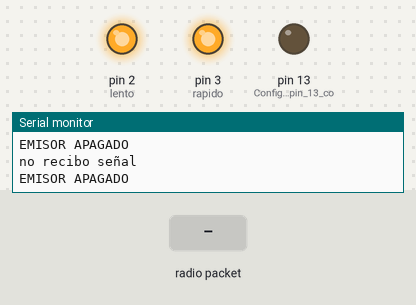
Bench run of a sketch on a simulated Arduino Uno, built with avr-gcc and run on an emulated ATmega328P. Parts: output pins drawn as LEDs (lit = HIGH), the last lines printed to the serial monitor. The inputs (shaded band) are chosen by the test bench. No radio packets arrive unless stated.

Above: at 1.2 s.
1.3 s: radio packet "1" arrives
At 2.0 s:
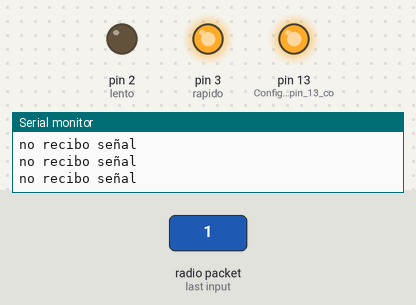
3.7 s: radio packet "2" arrives
At 4.4 s:
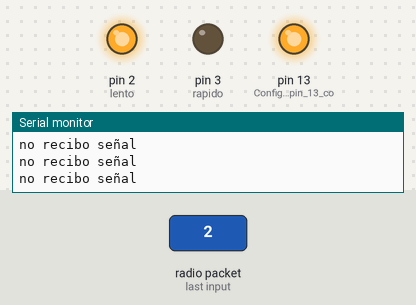
Timing chart, 0 to 6.7 s (numbered marks = the images above; inputs shaded):
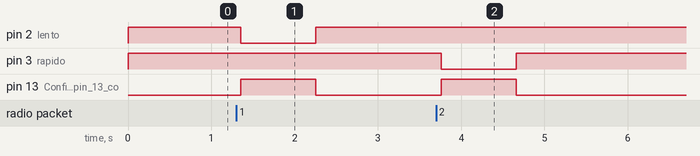

The sketch:

sketch_jul15b.ino
```cpp
// RECEPTOR (Chip grande)
#include <VirtualWire.h>
char *velocity = "";
//Creamos un mensaje
//La constante VW_MAX_MESSAGE_LEN viene definida en la libreria
byte message[VW_MAX_MESSAGE_LEN];
byte messageLength = VW_MAX_MESSAGE_LEN;
int noReceptionCounter =0;
const int receive_pin = 11, lento = 2, rapido = 3;
const char *lentoVal = "1", *rapidoVal = "2", *stopVal = "0";
void setup()
{
 Serial.begin(9600); //Iniciamos la comunicacion serial
  pinMode(13, OUTPUT); //Configuramos el pin 13 como salida
  pinMode(lento, OUTPUT); //Configuramos el pin 13 como salida
  pinMode(rapido, OUTPUT); //Configuramos el pin 13 como salida
  vw_set_rx_pin(receive_pin);
  vw_setup(2000);
  vw_rx_start();
  digitalWrite(lento,HIGH);// Apagamos lento
  digitalWrite(rapido,HIGH);// Apagamos rapido
}
void loop()
{
 if (vw_get_message(message, &messageLength))
 {
     if(comparar(stopVal) == 0){
        digitalWrite(13,LOW);// Apagamos led
        digitalWrite(lento,HIGH);// Apagamos lento
        digitalWrite(rapido,HIGH);// Apagamos rapido
        Serial.println("STOP");
     }
     else if(comparar(lentoVal) == 0)
     {
        digitalWrite(13,HIGH);// Apagamos led
        digitalWrite(lento,LOW);// Encendemos lento
        digitalWrite(rapido,HIGH);// Apagamos rapido
        Serial.println("LENTO");
     }
     else if(comparar(rapidoVal) == 0){
        digitalWrite(13,HIGH);// Apagamos led
        digitalWrite(lento,HIGH);// Apagamos lento
        digitalWrite(rapido,LOW);// Encendemos rapido
        Serial.println("RAPIDO");
     }
     else{
        digitalWrite(13,LOW);// Apagamos led
        digitalWrite(lento,HIGH);// Apagamos lento
        digitalWrite(rapido,HIGH);// Apagamos rapido
        Serial.println("MALA SEÑAL (CASO IMPOSIBLE CONTROLADO)");
     }
     noReceptionCounter =0;
 }
 else {
  Serial.println("no recibo señal");
  if(noReceptionCounter >= 5){
    digitalWrite(13,LOW);// Apagamos led
        digitalWrite(lento,HIGH);// Apagamos lento
        digitalWrite(rapido,HIGH);// Apagamos rapido
        Serial.println("EMISOR APAGADO");
  }
  else noReceptionCounter++;
 }

 delay(150); //Pausa de 0.15 segundos
}

char comparar(char* cadena) {
 //Esta funcion compara el string cadena con el mensaje recibido.
 //Si son iguales, devuelve 1. Si no, devuelve 0.
 for(int i = 0; i<messageLength; i++)
 {
   if(message[i] != cadena[i])
   {
     return 1;
   }
 }
   return 0;
}
```

Measured:
- after the input at 1.3 s, pin 2 (lento): HIGH → LOW after 0.05 s, → HIGH 0.90 s later; pin 13 (Configuramos_el_pin_13_co): LOW → HIGH after 0.05 s, → LOW 0.90 s later
- after the input at 3.7 s, pin 3 (rapido): HIGH → LOW after 0.06 s, → HIGH 0.90 s later; pin 13 (Configuramos_el_pin_13_co): LOW → HIGH after 0.06 s, → LOW 0.90 s later
